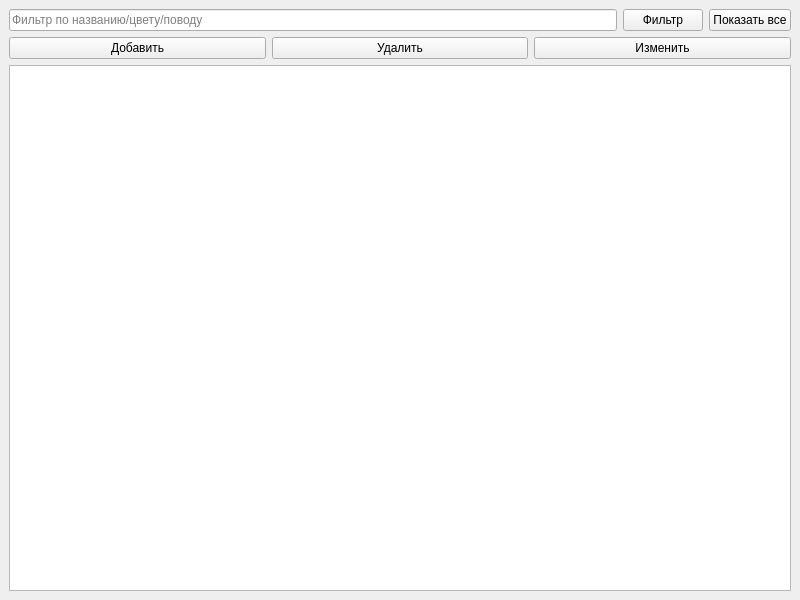
<?xml version="1.0" encoding="UTF-8"?>
<ui version="4.0">
 <class>MainWindow</class>
 <widget class="QMainWindow" name="MainWindow">
  <property name="geometry">
   <rect>
    <x>0</x>
    <y>0</y>
    <width>800</width>
    <height>600</height>
   </rect>
  </property>
  <property name="windowTitle">
   <string>Админ панель</string>
  </property>
  <widget class="QWidget" name="centralwidget">
   <layout class="QVBoxLayout" name="verticalLayout">
    <item>
     <layout class="QHBoxLayout" name="horizontalLayout">
      <item>
       <widget class="QLineEdit" name="filter_input">
        <property name="placeholderText">
         <string>Фильтр по названию/цвету/поводу</string>
        </property>
       </widget>
      </item>
      <item>
       <widget class="QPushButton" name="filter_button">
        <property name="text">
         <string>Фильтр</string>
        </property>
       </widget>
      </item>
      <item>
       <widget class="QPushButton" name="show_all_button">
        <property name="text">
         <string>Показать все</string>
        </property>
       </widget>
      </item>
     </layout>
    </item>
    <item>
     <layout class="QHBoxLayout" name="horizontalLayout_2">
      <item>
       <widget class="QPushButton" name="add_button">
        <property name="text">
         <string>Добавить</string>
        </property>
       </widget>
      </item>
      <item>
       <widget class="QPushButton" name="delete_button">
        <property name="text">
         <string>Удалить</string>
        </property>
       </widget>
      </item>
      <item>
       <widget class="QPushButton" name="update_button">
        <property name="text">
         <string>Изменить</string>
        </property>
       </widget>
      </item>
     </layout>
    </item>
    <item>
     <widget class="QTableWidget" name="table"/>
    </item>
   </layout>
  </widget>
 </widget>
 <resources/>
 <connections/>
</ui>
